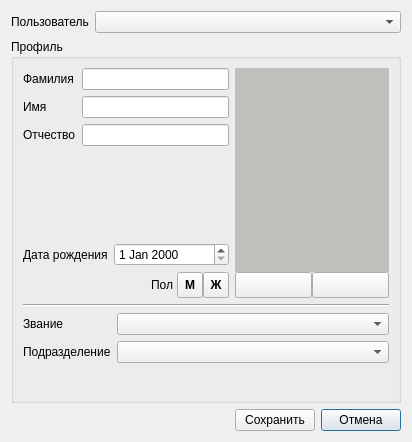
<?xml version="1.0" encoding="UTF-8"?>
<ui version="4.0">
 <class>UserProfile</class>
 <widget class="QDialog" name="UserProfile">
  <property name="geometry">
   <rect>
    <x>0</x>
    <y>0</y>
    <width>412</width>
    <height>442</height>
   </rect>
  </property>
  <property name="sizePolicy">
   <sizepolicy hsizetype="Fixed" vsizetype="Fixed">
    <horstretch>0</horstretch>
    <verstretch>0</verstretch>
   </sizepolicy>
  </property>
  <property name="windowTitle">
   <string>Dialog</string>
  </property>
  <property name="windowIcon">
   <iconset resource="../../etc/meteo.icons.qrc">
    <normaloff>:/meteo/icons/users.png</normaloff>:/meteo/icons/users.png</iconset>
  </property>
  <layout class="QVBoxLayout" name="verticalLayout_4">
   <item>
    <layout class="QHBoxLayout" name="horizontalLayout_2">
     <item>
      <widget class="QLabel" name="lUser">
       <property name="sizePolicy">
        <sizepolicy hsizetype="Minimum" vsizetype="Preferred">
         <horstretch>0</horstretch>
         <verstretch>0</verstretch>
        </sizepolicy>
       </property>
       <property name="text">
        <string>Пользователь</string>
       </property>
      </widget>
     </item>
     <item>
      <widget class="QComboBox" name="cbUser">
       <property name="sizePolicy">
        <sizepolicy hsizetype="Expanding" vsizetype="Fixed">
         <horstretch>0</horstretch>
         <verstretch>0</verstretch>
        </sizepolicy>
       </property>
      </widget>
     </item>
    </layout>
   </item>
   <item>
    <widget class="QGroupBox" name="groupBox">
     <property name="title">
      <string>Профиль</string>
     </property>
     <layout class="QVBoxLayout" name="verticalLayout_2">
      <item>
       <layout class="QGridLayout" name="gridLayout">
        <item row="0" column="0">
         <layout class="QVBoxLayout" name="verticalLayout_3">
          <item>
           <layout class="QFormLayout" name="formLayout">
            <item row="0" column="0">
             <widget class="QLabel" name="lName1">
              <property name="text">
               <string>Фамилия</string>
              </property>
             </widget>
            </item>
            <item row="0" column="1">
             <widget class="QLineEdit" name="leName1">
              <property name="text">
               <string/>
              </property>
             </widget>
            </item>
            <item row="1" column="0">
             <widget class="QLabel" name="lName2">
              <property name="text">
               <string>Имя</string>
              </property>
             </widget>
            </item>
            <item row="1" column="1">
             <widget class="QLineEdit" name="leName2"/>
            </item>
            <item row="2" column="0">
             <widget class="QLabel" name="lName3">
              <property name="text">
               <string>Отчество</string>
              </property>
             </widget>
            </item>
            <item row="2" column="1">
             <widget class="QLineEdit" name="leName3"/>
            </item>
            <item row="3" column="1">
             <spacer name="verticalSpacer_2">
              <property name="orientation">
               <enum>Qt::Vertical</enum>
              </property>
              <property name="sizeType">
               <enum>QSizePolicy::Preferred</enum>
              </property>
              <property name="sizeHint" stdset="0">
               <size>
                <width>20</width>
                <height>40</height>
               </size>
              </property>
             </spacer>
            </item>
           </layout>
          </item>
          <item>
           <layout class="QHBoxLayout" name="horizontalLayout_5">
            <item>
             <widget class="QLabel" name="lBirthdate">
              <property name="text">
               <string>Дата рождения</string>
              </property>
             </widget>
            </item>
            <item>
             <layout class="QHBoxLayout" name="horizontalLayout_4">
              <property name="spacing">
               <number>0</number>
              </property>
              <item>
               <widget class="QDateEdit" name="deBirthdate">
                <property name="sizePolicy">
                 <sizepolicy hsizetype="Expanding" vsizetype="Fixed">
                  <horstretch>0</horstretch>
                  <verstretch>0</verstretch>
                 </sizepolicy>
                </property>
               </widget>
              </item>
             </layout>
            </item>
           </layout>
          </item>
          <item>
           <layout class="QHBoxLayout" name="horizontalLayout">
            <property name="spacing">
             <number>0</number>
            </property>
            <property name="rightMargin">
             <number>0</number>
            </property>
            <property name="bottomMargin">
             <number>0</number>
            </property>
            <item>
             <spacer name="horizontalSpacer_2">
              <property name="orientation">
               <enum>Qt::Horizontal</enum>
              </property>
              <property name="sizeHint" stdset="0">
               <size>
                <width>40</width>
                <height>20</height>
               </size>
              </property>
             </spacer>
            </item>
            <item>
             <widget class="QLabel" name="lGender">
              <property name="text">
               <string>Пол </string>
              </property>
             </widget>
            </item>
            <item>
             <widget class="QToolButton" name="tbMale">
              <property name="minimumSize">
               <size>
                <width>26</width>
                <height>26</height>
               </size>
              </property>
              <property name="font">
               <font>
                <weight>75</weight>
                <bold>true</bold>
               </font>
              </property>
              <property name="toolTip">
               <string>Мужчина</string>
              </property>
              <property name="text">
               <string>М</string>
              </property>
              <property name="checkable">
               <bool>true</bool>
              </property>
              <property name="checked">
               <bool>false</bool>
              </property>
             </widget>
            </item>
            <item>
             <widget class="QToolButton" name="tbFemale">
              <property name="minimumSize">
               <size>
                <width>26</width>
                <height>26</height>
               </size>
              </property>
              <property name="font">
               <font>
                <weight>75</weight>
                <bold>true</bold>
               </font>
              </property>
              <property name="toolTip">
               <string>Женщина</string>
              </property>
              <property name="text">
               <string>Ж</string>
              </property>
              <property name="checkable">
               <bool>true</bool>
              </property>
             </widget>
            </item>
           </layout>
          </item>
         </layout>
        </item>
        <item row="0" column="1">
         <layout class="QVBoxLayout" name="verticalLayout">
          <property name="spacing">
           <number>0</number>
          </property>
          <item>
           <widget class="QWidget" name="widget" native="true">
            <property name="minimumSize">
             <size>
              <width>154</width>
              <height>204</height>
             </size>
            </property>
            <property name="maximumSize">
             <size>
              <width>154</width>
              <height>204</height>
             </size>
            </property>
            <property name="styleSheet">
             <string notr="true">background-color: rgb(192, 191, 188);</string>
            </property>
            <layout class="QHBoxLayout" name="horizontalLayout_6">
             <property name="spacing">
              <number>0</number>
             </property>
             <property name="leftMargin">
              <number>2</number>
             </property>
             <property name="topMargin">
              <number>2</number>
             </property>
             <property name="rightMargin">
              <number>2</number>
             </property>
             <property name="bottomMargin">
              <number>2</number>
             </property>
             <item>
              <widget class="QLabel" name="lAvatar">
               <property name="minimumSize">
                <size>
                 <width>150</width>
                 <height>200</height>
                </size>
               </property>
               <property name="maximumSize">
                <size>
                 <width>150</width>
                 <height>200</height>
                </size>
               </property>
               <property name="font">
                <font>
                 <pointsize>12</pointsize>
                 <weight>75</weight>
                 <bold>true</bold>
                </font>
               </property>
               <property name="styleSheet">
                <string notr="true"/>
               </property>
               <property name="text">
                <string/>
               </property>
               <property name="alignment">
                <set>Qt::AlignCenter</set>
               </property>
              </widget>
             </item>
            </layout>
           </widget>
          </item>
          <item>
           <layout class="QHBoxLayout" name="horizontalLayout_7">
            <property name="spacing">
             <number>0</number>
            </property>
            <item>
             <widget class="QPushButton" name="pbLoad">
              <property name="minimumSize">
               <size>
                <width>77</width>
                <height>26</height>
               </size>
              </property>
              <property name="maximumSize">
               <size>
                <width>154</width>
                <height>26</height>
               </size>
              </property>
              <property name="text">
               <string/>
              </property>
             </widget>
            </item>
            <item>
             <widget class="QPushButton" name="pbClear">
              <property name="minimumSize">
               <size>
                <width>77</width>
                <height>26</height>
               </size>
              </property>
              <property name="maximumSize">
               <size>
                <width>154</width>
                <height>26</height>
               </size>
              </property>
              <property name="text">
               <string/>
              </property>
             </widget>
            </item>
           </layout>
          </item>
         </layout>
        </item>
       </layout>
      </item>
      <item>
       <widget class="Line" name="line">
        <property name="orientation">
         <enum>Qt::Horizontal</enum>
        </property>
       </widget>
      </item>
      <item>
       <layout class="QFormLayout" name="formLayout_2">
        <property name="topMargin">
         <number>0</number>
        </property>
        <property name="bottomMargin">
         <number>0</number>
        </property>
        <item row="0" column="0">
         <widget class="QLabel" name="lRank">
          <property name="styleSheet">
           <string notr="true"/>
          </property>
          <property name="text">
           <string>Звание</string>
          </property>
         </widget>
        </item>
        <item row="0" column="1">
         <widget class="QComboBox" name="cbRank">
          <property name="sizePolicy">
           <sizepolicy hsizetype="Expanding" vsizetype="Fixed">
            <horstretch>0</horstretch>
            <verstretch>0</verstretch>
           </sizepolicy>
          </property>
         </widget>
        </item>
        <item row="1" column="0">
         <widget class="QLabel" name="lDepartment">
          <property name="styleSheet">
           <string notr="true"/>
          </property>
          <property name="text">
           <string>Подразделение</string>
          </property>
         </widget>
        </item>
        <item row="1" column="1">
         <widget class="QComboBox" name="cbDepartment">
          <property name="sizePolicy">
           <sizepolicy hsizetype="Expanding" vsizetype="Fixed">
            <horstretch>0</horstretch>
            <verstretch>0</verstretch>
           </sizepolicy>
          </property>
         </widget>
        </item>
       </layout>
      </item>
     </layout>
    </widget>
   </item>
   <item>
    <layout class="QHBoxLayout" name="horizontalLayout_3">
     <item>
      <spacer name="horizontalSpacer">
       <property name="orientation">
        <enum>Qt::Horizontal</enum>
       </property>
       <property name="sizeHint" stdset="0">
        <size>
         <width>40</width>
         <height>20</height>
        </size>
       </property>
      </spacer>
     </item>
     <item>
      <widget class="QPushButton" name="pbSave">
       <property name="text">
        <string>Сохранить</string>
       </property>
      </widget>
     </item>
     <item>
      <widget class="QPushButton" name="pbCancel">
       <property name="text">
        <string>Отмена</string>
       </property>
       <property name="default">
        <bool>true</bool>
       </property>
      </widget>
     </item>
    </layout>
   </item>
  </layout>
 </widget>
 <tabstops>
  <tabstop>cbUser</tabstop>
  <tabstop>leName1</tabstop>
  <tabstop>leName2</tabstop>
  <tabstop>leName3</tabstop>
  <tabstop>deBirthdate</tabstop>
  <tabstop>tbMale</tabstop>
  <tabstop>tbFemale</tabstop>
  <tabstop>pbLoad</tabstop>
  <tabstop>pbClear</tabstop>
  <tabstop>cbRank</tabstop>
  <tabstop>cbDepartment</tabstop>
  <tabstop>pbSave</tabstop>
  <tabstop>pbCancel</tabstop>
 </tabstops>
 <resources>
  <include location="../../etc/meteo.icons.qrc"/>
 </resources>
 <connections/>
</ui>
